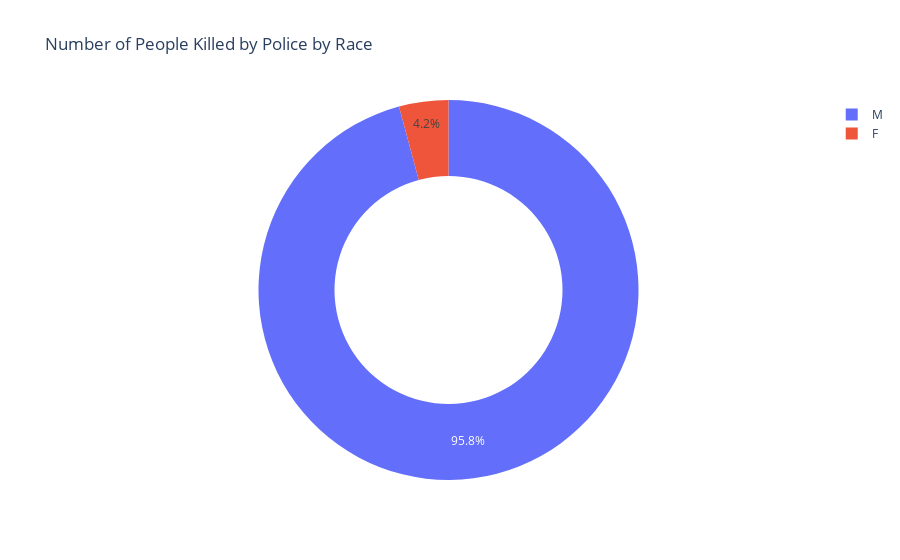

The code cell stored with this chart in its notebook:
### Code cell
px.pie(num_killed_by_gender,
       names='gender',
       values='count',
       title='Number of People Killed by Police by Race',
       hole=0.6).show()

### Figure 1 — Plotly figure (JSON) as saved in the notebook; plotly's stock layout.template omitted (floating-point values rounded to 4 significant figures)
{"data": [{"domain": {"x": [0, 1], "y": [0, 1]}, "hole": 0.6, "hovertemplate": "gender=%{label}<br>count=%{value}<extra></extra>", "labels": ["M", "F"], "legendgroup": "", "name": "", "showlegend": true, "type": "pie", "values": [2237, 98]}], "layout": {"legend": {"tracegroupgap": 0}, "title": {"text": "Number of People Killed by Police by Race"}}}
